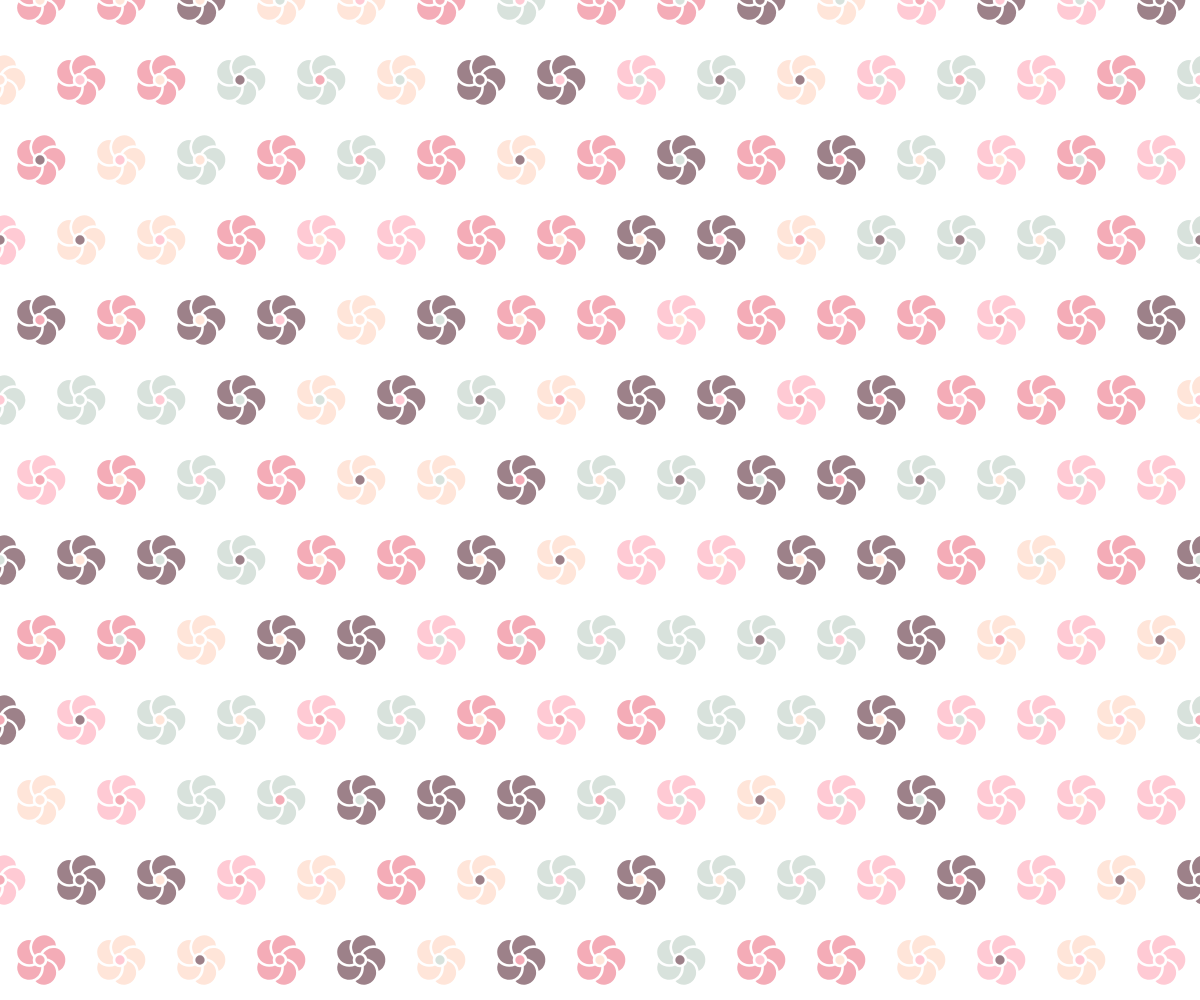
Frame 1 (no input)
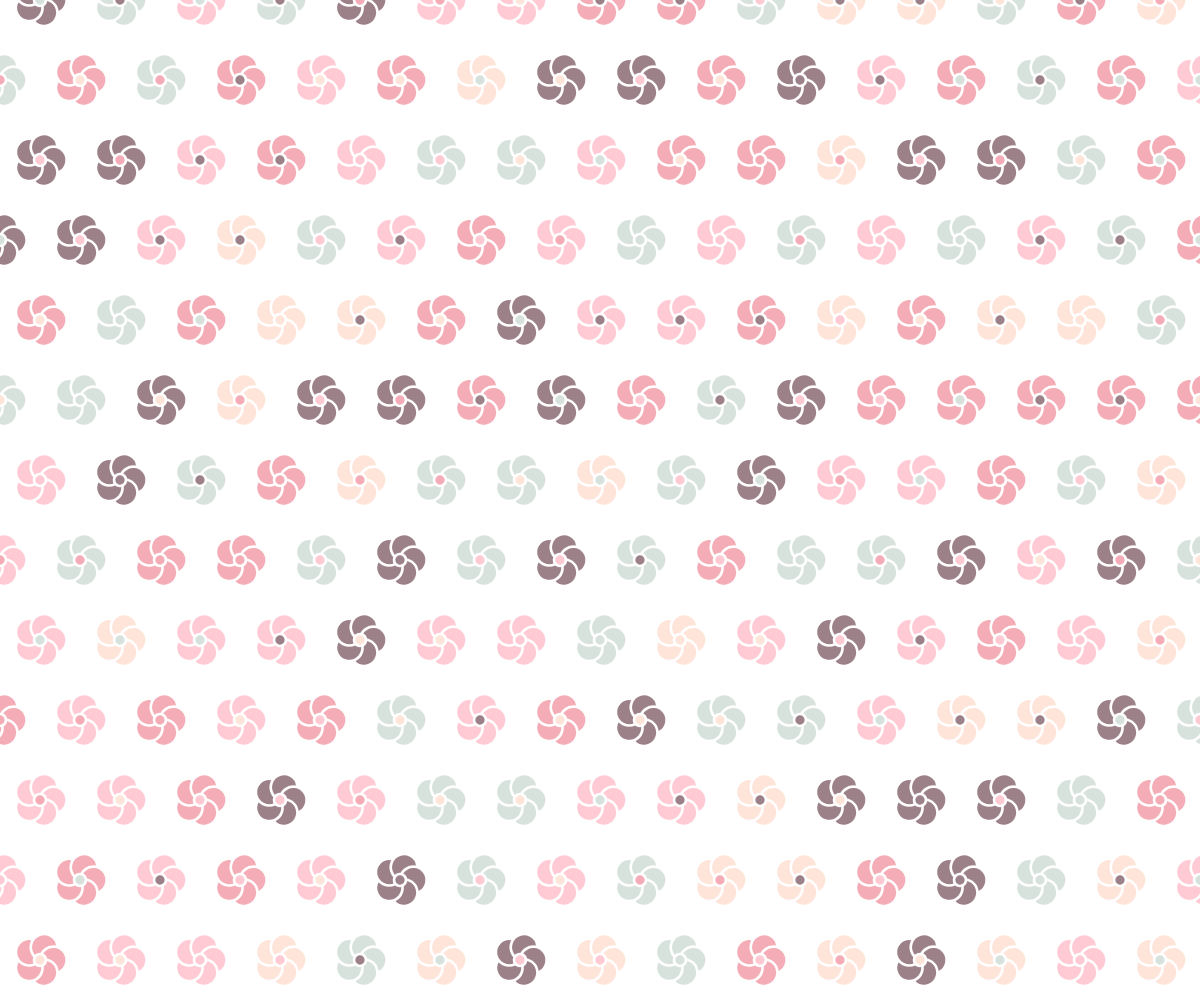
Frame 2 (the mouse pressed at the canvas centre, redrawn once)

The p5.js sketch that drew these frames (run headless with seeded random() and noise() and a simulated clock; the mouse was pressed at the canvas centre and the sketch redrawn once):

// p5.js sketch
// ── sketch.js
"use strict"

const COLORS = ["#D8E2DC", "#FFE5D9", "#FFCAD4", "#F4ACB7", "#9D8189"];
const WHITE = "#FFFFFF";

function setup(){
	createCanvas(windowWidth, windowHeight);
	angleMode(DEGREES);
	textAlign(CENTER, CENTER); textSize(14);
	noLoop();
	noSmooth();
}

function draw(){
	background(WHITE);

	const w = 80;
	const rows = floor(height / w) + 2;
	const cols = floor(width / w) + 2;
	for(let r=0; r<rows; r++){
		for(let c=0; c<cols; c++){
			let x = c * w;
			let y = r * w;
			if(r%2==0) x += w / 2;
			drawUme(x, y, w / 3);
		}
	}
}

function drawHeart(x, y){
	beginShape();
	translate(x, y);
	for(let i=0; i<360; i++){
		const x = 12*sin(i) - 4*sin(i*3);
		const y = 13*cos(i) - 5*cos(i*2) - 2*cos(i*3) - cos(i*4);
		vertex(x, -y);
	}
	endShape();
}

function drawUme(x, y, dia){
	fill(getColor());
	noStroke();

	const oD = floor(360 / 5);
	push();
	translate(x, y);
	for(let i=0; i<5; i++){
		const x = dia/2 * cos(oD * (i+1));
		const y = dia/2 * sin(oD * (i+1));
		circle(x, y, dia);
	}
	pop();

	noFill();
	stroke(WHITE); strokeWeight(dia*0.1);

	push();
	translate(x, y);
	for(let i=0; i<5; i++){
		const x = dia/2 * cos(oD * (i+1));
		const y = dia/2 * sin(oD * (i+1));
		const start = -100 + i*oD;
		const end = start + 240;
		arc(x, y, dia, dia, start, end);
	}
	fill(getColor());
	circle(0, 0, dia*0.45);
	pop();
}

function getColor(){
	return COLORS[floor(random()*COLORS.length)];
}
